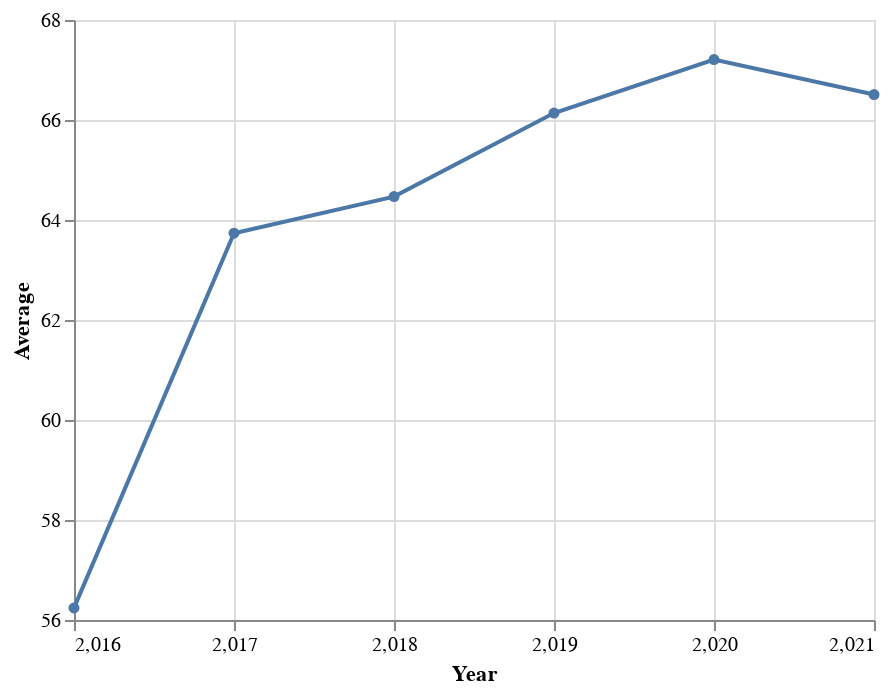

Notebook source saved alongside this figure:
### Code cell
alt.Chart(df_average).mark_line(point=True).encode(
   alt.X('Year', axis=alt.Axis(tickMinStep=1), scale=alt.Scale(zero=False)),
   alt.Y('IndexScore', scale=alt.Scale(zero=False)),
   color = "Region",
   alt.Tooltip(['IndexScore:Q'], format=",.2f")
)

### Figure 1 — Vega-Lite specification as saved in the notebook (floating-point values rounded to 4 significant figures)
{"config": {"view": {"continuousWidth": 400, "continuousHeight": 300}}, "data": {"name": "data-8c2a1b490a96e2e036a184bdd8486815"}, "mark": {"type": "line", "point": true}, "encoding": {"tooltip": [{"field": "Average", "format": ",.2f", "type": "quantitative"}], "x": {"axis": {"tickMinStep": 1}, "field": "Year", "scale": {"zero": false}, "type": "quantitative"}, "y": {"field": "Average", "scale": {"zero": false}, "type": "quantitative"}}, "$schema": "https://vega.github.io/schema/vega-lite/v4.17.0.json", "datasets": {"data-8c2a1b490a96e2e036a184bdd8486815": [{"Year": 2021, "Average": 66.51}, {"Year": 2020, "Average": 67.21}, {"Year": 2019, "Average": 66.14}, {"Year": 2018, "Average": 64.47}, {"Year": 2017, "Average": 63.74}, {"Year": 2016, "Average": 56.24}]}}
